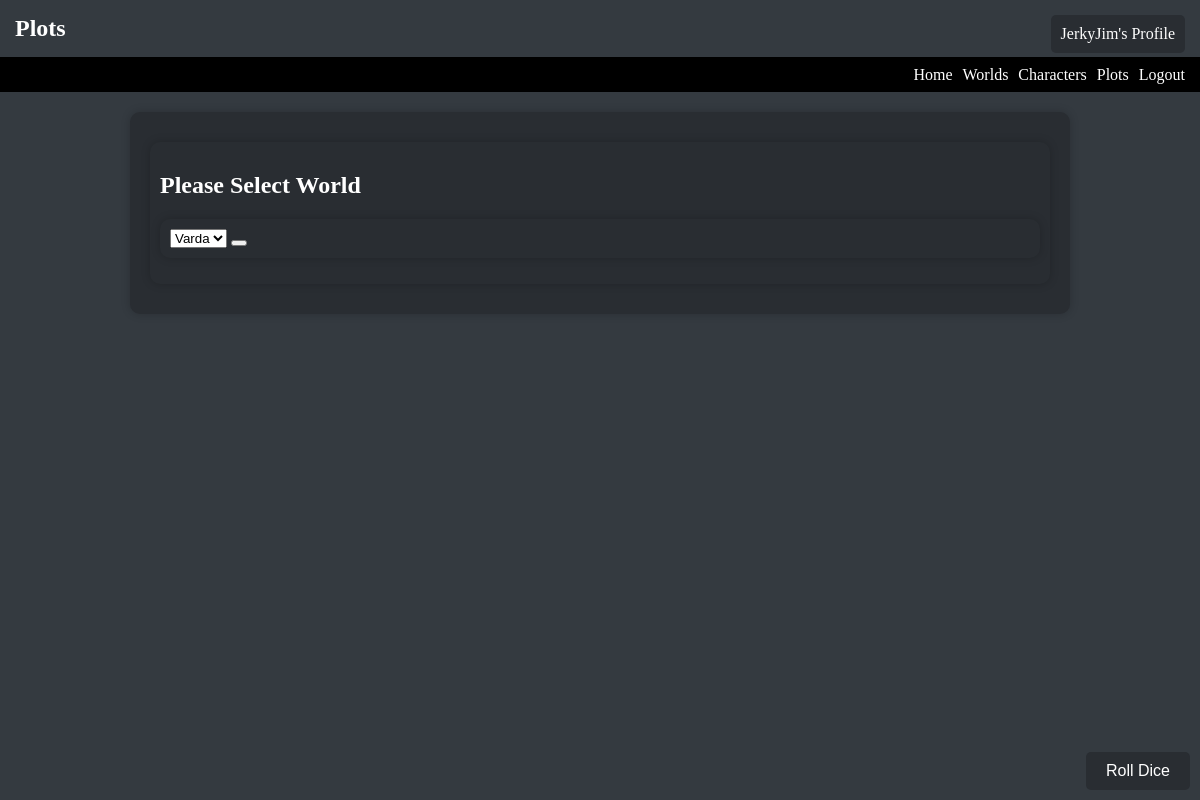
The page /plots?world_id=2 (signed in) on the database as committed earlier.
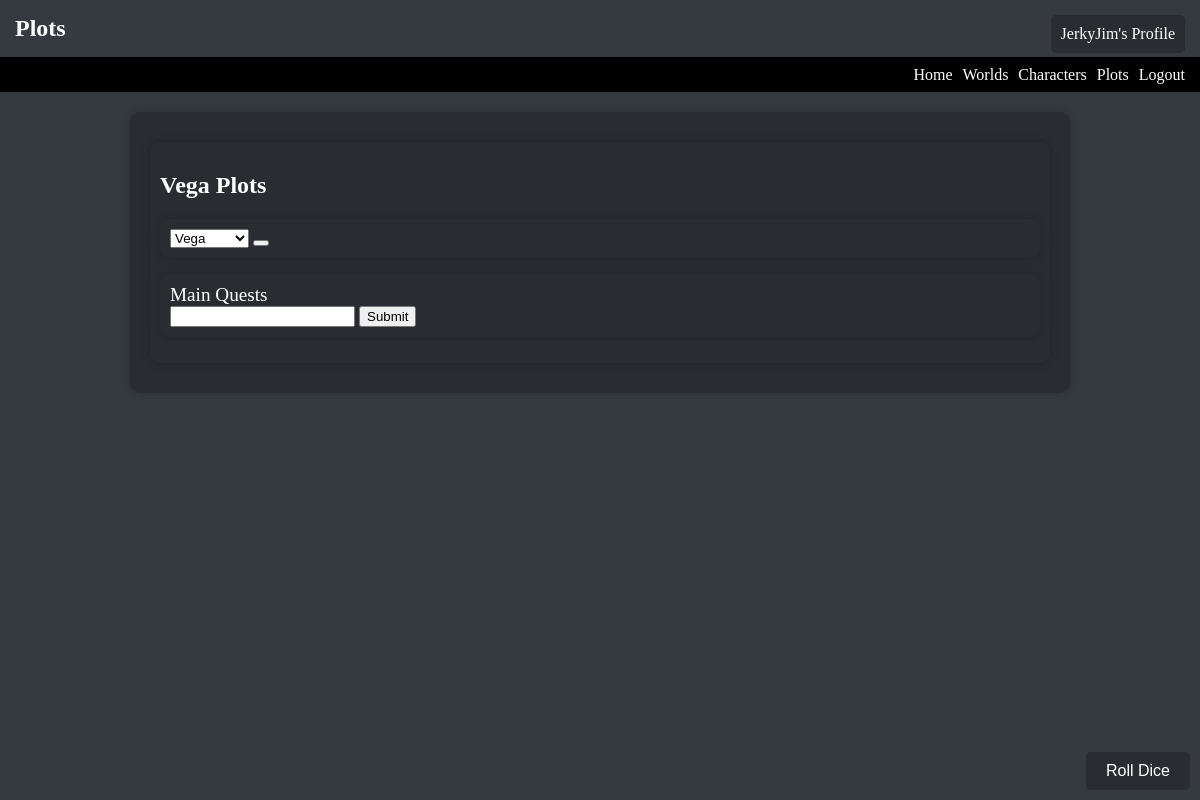
The same page on the database as committed later.
### models.py (models this page shows)
class World(db.Model):
    id = db.Column(db.Integer, primary_key=True)
    name = db.Column(db.String(100), nullable=False)
    description = db.Column(db.Text, nullable=True)
    created_at = db.Column(db.DateTime, default=datetime.utcnow)
    creator_id = db.Column(db.Integer, db.ForeignKey('user.id'), nullable=False)
    characters = db.relationship('Character', backref='world', lazy=True)
    plots = db.relationship('PlotData', backref='world', lazy=True)

### app.py (the view)
@app.route('/plots', methods=['GET', 'POST'])
@login_required
def plots():
    worlds = World.query.all()
    if request.method == 'POST':
        world_id = request.form.get('select_world')
        return redirect(url_for('plots', world_id=world_id))
    else:
        world_id = request.args.get('world_id')
        if world_id:
            world = World.query.get(world_id)
            return render_template('plots.html', worlds=worlds, current_world = world)
        else:
            return render_template('plots.html', worlds=worlds)

### app.py (called while the page is built)
@login_manager.user_loader
def load_user(user_id):
    return User.query.get(int(user_id))

### templates/plots.html
<h1>Plots</h1>
{% extends 'base.html' %}
{% block content %}
    <div class="plots_container">
        <h2>
            {% if current_world %}
                {{current_world.name}} Plots
            {% else %}
                Please Select World
            {% endif %}
        </h2>
        <form action="/plots" class="select_world_form" method="post">
            <select name="select_world">
                {% for world in worlds %}
                    {% if current_world and world.id == current_world.id %}
                        <option value={{world.id}} selected="true">
                    {% else %}
                        <option value={{world.id}}>
                    {% endif %}
                        {{world.name}}
                        </option>
                {% endfor %}
            </select>
            <button type="submit"></button>
        </form>
        {% if current_world %}
            <form class="plots_data" action="/update_plot_data/{{current_world.id}}" method="post">
                <label>Main Quests</label>
                <br>
                <input type="text" id="main_quests" name="main_quests">
                <button type="submit" id="submit_main_quests" name="submit_main_quests">Submit</button>
            </form>
        {% endif %}
    </div>
{% endblock %}

Rows that differ between the two databases and show on the page:
added World: name "Vega"
Other text that changed with them:
form field select_world: "Varda" → "Vega"
text no longer shown: "Please Select World"
text now shown: "Plots Main Quests Submit"
